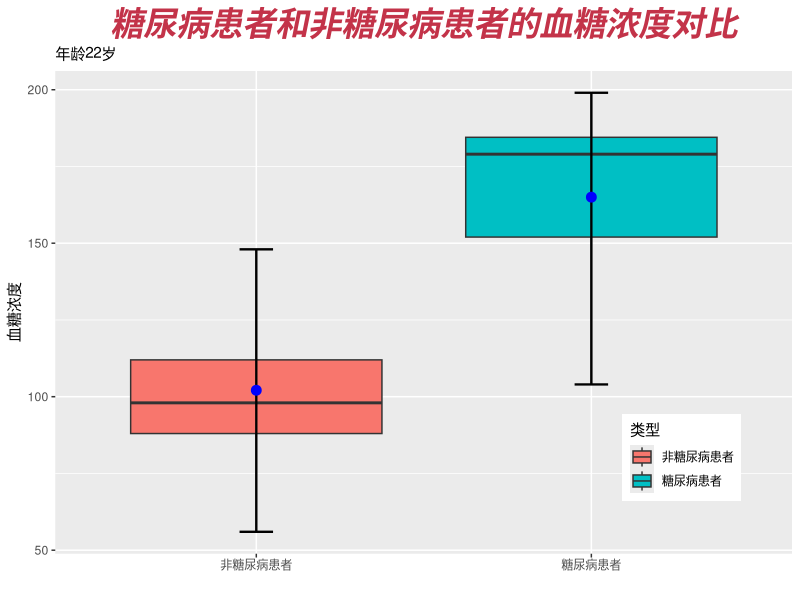

R code for this plot:
library(MASS) # 加载MASS软件包
library(ggplot2) # 加载ggplot2软件包
data(Pima.tr) # 加载Pima.tr数据集
Pima <- rbind(Pima.tr, Pima.te) # 合并数据集
# 抽取数据举例
Pima_n <- Pima[Pima$type == "No" & Pima$age == 22, ] # 抽取Pima数据集中年龄=22岁,非糖尿病患者的数据
# 柱形图举例
# barplot(rbind(Pima_n$bmi, Pima_n$skin), col = c("orange", "brown"))
# legend("topleft", c("BMI", "skin"), cex = 0.6, fill = c("orange", "brown"))
# title("BMI and skin thickness")

# barplot_data <- cbind(Pima_n$bmi, Pima_n$skin)
# colnames(barplot_data) <- c("bmi", "skin")
# print(barplot_data)
# g1 <- ggplot(barplot_data,aes(bmi,skin)) +
#     geom_bar(stat = "identity", fill = "orange")
# labs(
#     x = "", y = "",
#     title = "BMI和皮肤厚度",
#     subtitle = "年龄22岁,非糖尿病患者的数据"
# ) +
# theme(plot.title = element_text(
#     face = "bold.italic", color = "orange", size = 24, hjust = 0.5, vjust = 0.5
# ))




# 直方图举例
# hist(Pima_n$bp, main = "Histogram of diastolic \n blood pressure", xlab = "Blood pressure (mm Hg)") # 画出Pima_n中血压的直方图

# g2 = ggplot(Pima_n, aes(bp)) +
#     geom_histogram(fill = "red", color = "black", alpha = 0.3, binwidth = 2) +
#     labs(
#         x = "血压 (mm Hg)", y = "Frequency",
#         title = "舒张压直方图",
#         subtitle = "年龄22岁,非糖尿病患者的数据"
#     ) +
#     theme(
#         plot.title = element_text(
#             face = "bold.italic", color = "#c33349", size = 24, hjust = 0.5, vjust = 0.5
#         )
#     ) +
#     scale_x_continuous(breaks = seq(min(Pima_n$bp), max(Pima_n$bp), by = 5))


# # 折线图举例
# Pima_y = Pima[Pima$type == "Yes", ] # 抽取糖尿病患者的数据
# medglu = tapply(Pima_y$glu, Pima_y$age, median) # 计算每个年龄血糖的中位数
# plot(medglu, xlab = "Age", ylab = "Median glu", type = "o") # 画出年龄与血糖的折线图
# title("Median plasma glucose concentration \n at different ages ")

# # 不同年龄的血糖浓度(中位数)数据处理
# diabetes_data <- Pima[Pima$type == "Yes", ]
# line_data <- stack(tapply(Pima_y$glu, Pima_y$age, median))
# colnames(line_data) <- c("glu_median", "age_median")
# # 绘制折线图
# g3 <- ggplot(line_data, aes(
#     x = age_median, y = glu_median, group = 1
# )) +
#     geom_line(linetype = "dashed", color = "#ea852d", linewidth = 1) +
#     geom_point() +
#     labs(
#         x = "年龄", y = "血糖浓度",
#         title = "不同年龄的血糖浓度(中位数)",
#     ) +
#     theme(
#         plot.title = element_text(
#             face = "bold.italic", color = "#ea852d", size = 24, hjust = 0.5, vjust = 0.5
#         )
#     )


# # 饼图举例
# xx = Pima_y$npreg # 抽取怀孕次数的数据
# t = table(xx) # 计算频数
# data = as.data.frame(t) # 将频数表转换成数据框
# colnames(data) = c("npreg", "Freq") # 修改数据框的列名
# percentage = round(data$Freq / sum(data$Freq), 2) * 100 # 计算百分比
# percentage = paste0(percentage, "%") # 添加百分号
# lb = paste0(names(t), ": ", percentage) # 添加标签
# pie(data$Freq, labels = lb) # 画出饼图
# title("Piechart of numbers of pregnancies") # 添加标题

# # 怀孕次数占比 数据处理
# preg_data <- as.data.frame(table(Pima$npreg))
# colnames(preg_data) <- c("preg_num", "freq")
# preg_data$percentage <- round(preg_data$freq / sum(preg_data$freq), 3)
# preg_data$per_str <- paste(preg_data$preg_num, "次", "(", preg_data$percentage * 100, "%)", sep = "")
# # 绘制饼图
# g4 <- ggplot(preg_data, aes(
#     x = "", y = freq, fill = preg_num
# )) +
#     geom_bar(stat = "identity", position = "stack", color = "black", linewidth = 0.5) +
#     coord_polar(theta = "y", start = 0) +
#     labs(
#         x = "", y = "", title = "怀孕次数占比", fill = "怀孕次数") +
#     geom_text(aes(label = preg_num), position = position_stack(vjust = 0.5)) +
#     scale_fill_discrete(labels = preg_data$per_str) +
#     theme(axis.text = element_blank(), axis.ticks = element_blank()) +
#     theme_void()


# # 箱式图举例
# Pima_y <- Pima[Pima$type == "Yes" & Pima$age == 22, ] # 抽取Pima数据集中年龄=22岁,糖尿病患者的数据
# boxplot(Pima_y$glu, Pima_n$glu, names = c("Diabetes", "Non-diabetes"), ylab = "glu", col = c("red", "blue")) # 画出箱式图，比较糖尿病患者和非糖尿病患者的血糖浓度
# title("Plasma glucose concentration")血浆葡萄糖浓度

box_data <- Pima[Pima$age == 22, ]
g5 <- ggplot(box_data, aes(x = type, y = glu)) +
    geom_boxplot(aes(fill = type)) +
    stat_boxplot(geom = "errorbar", width = 0.1, size = 0.8) +
    stat_summary(fun = mean, geom = "point", size = 3, color = "blue") +
    theme(legend.position = c(0.85, 0.2)) +
    labs(
        x = "", y = "血糖浓度",
        title = "糖尿病患者和非糖尿病患者的血糖浓度对比",
        subtitle = "年龄22岁"
    ) +
    theme(
        plot.title = element_text(
            face = "bold.italic", color = "#c33349", size = 24, hjust = 0.5, vjust = 0.5
        )
    ) +
    scale_fill_discrete(labels = c("非糖尿病患者", "糖尿病患者"), name = "类型") +
    scale_x_discrete(labels = c("非糖尿病患者", "糖尿病患者"))


print(g5)
